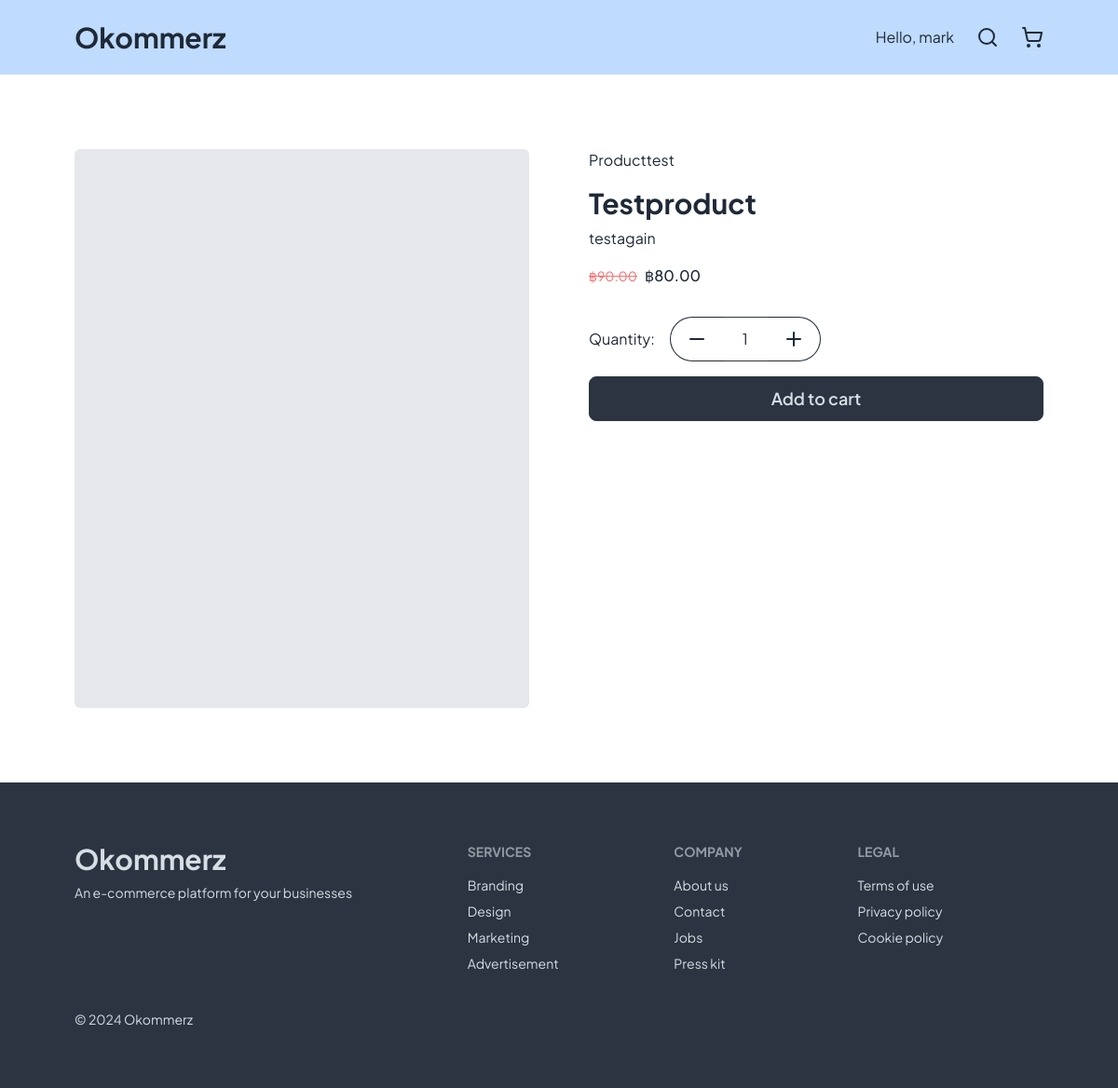
The page /product/1 (signed in) on the database its author committed.
### products/models.py (models this page shows, shortened)
class ProductItem(models.Model):
    product_name = models.CharField(max_length=255)
    description = models.TextField(blank=True, null=True)
    amount = models.IntegerField(default=1)
    product_category = models.ForeignKey(ProductCategory, related_name='product_name', on_delete=models.CASCADE, null=True)
    regular_price = models.DecimalField(max_digits=10,decimal_places=2,default=0)
    sales_price = models.DecimalField(max_digits=10,decimal_places=2,blank=True,null=True)
    product_image = models.ImageField(upload_to='', blank=True, null=True)
    additional_detail = models.TextField(blank=True, null=True)
    created_at = models.DateTimeField(auto_now_add=True)
    updated_at = models.DateTimeField(auto_now=True)

class ProductCategory(models.Model):
    category = models.CharField(max_length=255, unique=True)
    class Meta:
        verbose_name_plural = "Product categories"
    def __str__(self):
        return self.category

### products/views.py (the view, shortened to what this page needs)
# urls.py: path('product/<int:pk>', views.single_product),
def single_product(request, pk):
    product = get_object_or_404(ProductItem, pk=pk)
    user = request.user
    form = forms.AddToCartForm(request.POST or None)
    return render(request, 'single-product.html', {'form': form, 'product':product})

### products/forms.py
class AddToCartForm(forms.Form):
    quantity = forms.IntegerField(min_value=1)

### products/templates/single-product.html (shortened to what this page needs)
{% extends 'base.html' %}
{% block content %}
<section class='grid grid-cols-1 lg:grid-cols-2 gap-y-10 lg:gap-16'>
  <section>
    {% if product.product_image %}
      <div class='relative overflow-hidden'>
        <img class='rounded-md w-full' src={{ product.product_image.url }}>
        <div class='absolute bottom-6 left-0 flex overflow-auto w-full gap-4 p-4' id="multi-images">
          <div class="min-w-[160px] w-[160px] h-[160px] bg-gray-200 rounded-lg"></div>
          <div class="min-w-[160px] w-[160px] h-[160px] bg-gray-200 rounded-lg"></div>
          <div class="min-w-[160px] w-[160px] h-[160px] bg-gray-200 rounded-lg"></div>
          <div class="min-w-[160px] w-[160px] h-[160px] bg-gray-200 rounded-lg"></div>
        </div>
        <button class='absolute bottom-0 bg-gray-200/50 w-full inline-block rounded-b-md h-8' id='multi-image-toggle-btn'>Open</button>
      </div>
    {% else %}
       <div class='w-full h-[600px] rounded-md bg-gray-200'></div>
    {% endif %}
  </section>
  <section class='flex flex-col gap-y-4'>
    <h2>{{ product.product_category }}</h2>
    <div class='flex flex-col'>
      <h1 class='text-3xl font-bold mb-2'>{{ product.product_name }}</h1>
      {% if product.description|length > 150 %}
        <span id="shorterDescription" style="display: inline">{{ product.description|slice:":150" }}...</span>
        <span id="fullDescription" style="display: none">{{ product.description }}</span>
        <a id="seeMoreBtn" class='link link-info w-fit' onclick="toggleDescription()">Read more</a>
      {% else %}
        <span>{{ product.description }}</span>
      {% endif %}
    </div>
    {% if product.sales_price %}
    <div class='inline-flex items-center gap-x-2'>
      <p class='line-through text-red-400 text-sm'>฿{{ product.regular_price }}</p>
      <p class='font-medium'>฿{{ product.sales_price }}</p>
    </div>
    {% else %}
      <p class='font-medium'>฿{{ product.regular_price }}</p>
    {% endif %}
    <form method='POST'>
      <div class='flex gap-x-4 my-4 items-center'>
        <h3>Quantity:</h3>
        <div class='flex'>
          <div class='btn btn-outline rounded-l-full border-r-0' onclick="decreaseAmount()">
            <svg xmlns="http://www.w3.org/2000/svg" width="24" height="24" viewBox="0 0 24 24" fill="none" stroke="currentColor" stroke-width="2" stroke-linecap="round" stroke-linejoin="round" class="lucide lucide-minus"><path d="M5 12h14"/></svg>
          </div>
          <input type='number' class='border-neutral border-y w-12 outline-none text-center' id='id_quantity' name='quantity' min="1" value="1" max="{{ product.amount }}"/>
          <div class='btn btn-outline rounded-r-full border-l-0' onclick="increaseAmount()">
            <svg xmlns="http://www.w3.org/2000/svg" width="24" height="24" viewBox="0 0 24 24" fill="none" stroke="currentColor" stroke-width="2" stroke-linecap="round" stroke-linejoin="round" class="lucide lucide-plus"><path d="M5 12h14"/><path d="M12 5v14"/></svg>
          </div>
        </div>
      </div>
      <button class="btn btn-neutral w-full text-lg" onclick='addToCart()'>Add to cart</button>
    </form>
  </section>
</section>
{% endblock %}

### products/templates/base.html (shortened to what this page needs)
{% load static %}
<!DOCTYPE html>
<html lang="en">
<head>
  <link href="{% static 'style.css' %}" rel="stylesheet">
  <link href="https://cdn.jsdelivr.net/npm/daisyui@4.6.0/dist/full.min.css" rel="stylesheet" type="text/css" />
  <script src="https://cdn.tailwindcss.com"></script>
</head>
<body>
  <header class='bg-blue-200 px-10 lg:px-20 py-4 w-full' id='header'>
    <div class='page-container flex items-center justify-between w-full'>
      <a href="/">
        <h1 class='text-3xl font-bold inline-block'>Okommerz</h1>
      </a>
      <nav class='flex items-center gap-x-6'>
        {% if request.user.is_authenticated %}
          <div class="dropdown dropdown-end">
            <div tabindex="0" role="button" class="whitespace-pre">Hello, {{ user.username }}</div>
          </div>
        {% endif %}
        {% include 'searchbar.html' %}
        {% include 'cart.html' %}
      </nav>
    </div>
  </header>
  <main class='page-container main-body p-10 lg:p-20'>
    {% block content %}
    {% endblock %}
  </main>
  <footer class="px-10 lg:px-20 py-16 bg-neutral text-neutral-content">
    <div class='page-container footer'>
      <aside>
        <h1 class='text-3xl font-bold'>Okommerz</h1>
        <p>An e-commerce platform for your businesses</p>
      </aside>
      <nav>
        <header class="footer-title">Services</header>
        <a class="link link-hover">Branding</a>
        <a class="link link-hover">Design</a>
        <a class="link link-hover">Marketing</a>
        <a class="link link-hover">Advertisement</a>
      </nav>
      <nav>
        <header class="footer-title">Company</header>
        <a class="link link-hover">About us</a>
        <a class="link link-hover">Contact</a>
        <a class="link link-hover">Jobs</a>
        <a class="link link-hover">Press kit</a>
      </nav>
      <nav>
        <header class="footer-title">Legal</header>
        <a class="link link-hover">Terms of use</a>
        <a class="link link-hover" href='/privacy-policy'>Privacy policy</a>
        <a class="link link-hover">Cookie policy</a>
      </nav>
    </div>
    <div class='page-container mt-10'>
      <h3 class='text-sm'>&copy; 2024 Okommerz</h3>
    </div>
  </footer>
</body>
</html>

### products/static/style.css (style rules this page uses)
:root { --header-height:80px; }
* { font-family:'Plus Jakarta Sans', sans-serif }
.page-container { margin:auto; max-width:1536px; }
.main-body { margin-top:var(--header-height); box-sizing:content-box; }
#header { position:absolute; top:0; height:var(--header-height); display:flex; z-index:99; }

### rows shown on the page
ProductItem: product_category "Producttest", product_name "Testproduct", description "testagain", regular_price "90.00", sales_price "80.00"

### other values the page prints
{{ user.username }} "mark"
